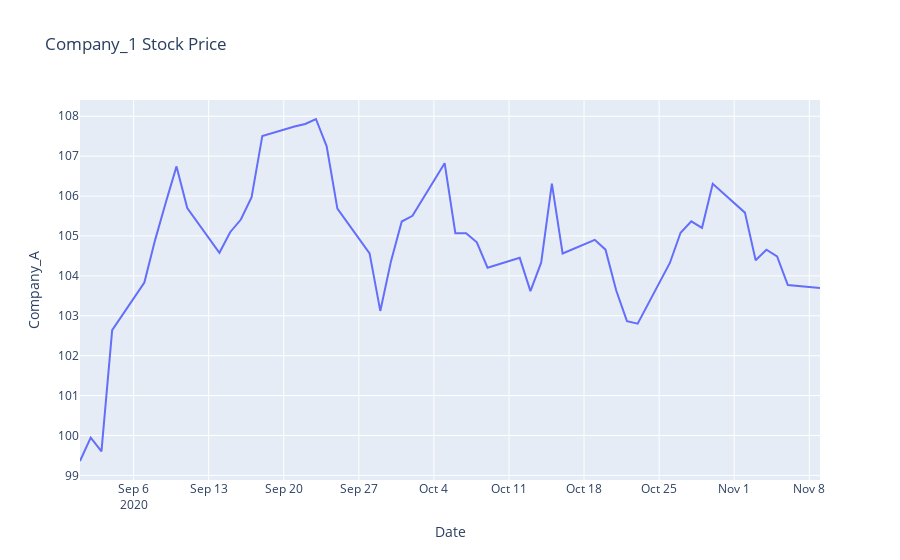
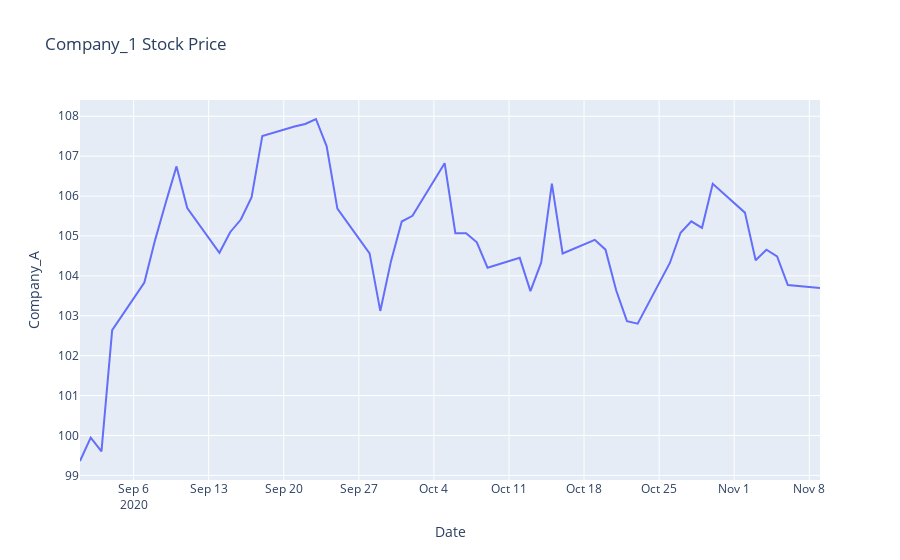

Notebook source saved alongside these figures, in order:
### Code cell
import numpy as np
import pandas as pd
import plotly.express as px
from plotly.offline import init_notebook_mode

import plotly.graph_objects as go


# # Initialize notebook mode (if using Jupyter Notebook)
init_notebook_mode(connected=True)


#1
returns = np.random.randn(50)
price = 100 + np.cumsum(returns)

dates = pd.date_range(start='2020-09-01', periods=50, freq='B')
df = pd.DataFrame(zip(dates, price),
                  columns=['Date','Company_A'])

fig = px.line(df, x='Date', y="Company_A", title='Company_1 Stock Price' )
fig.show()

#2


fig = go.Figure([go.Scatter(x=df['Date'], y=df['Company_A'])])
fig.update_layout(title='Company_1 Stock Price',
                  xaxis_title='Date',
                  yaxis_title='Company_A')
fig.show()

### Figure 1 — Plotly figure (JSON) as saved in the notebook; plotly's stock layout.template omitted (floating-point values rounded to 4 significant figures)
{"data": [{"hovertemplate": "Date=%{x}<br>Company_A=%{y}<extra></extra>", "legendgroup": "", "line": {"color": "#636efa", "dash": "solid"}, "marker": {"symbol": "circle"}, "mode": "lines", "name": "", "orientation": "v", "showlegend": false, "type": "scatter", "x": ["2020-09-01T00:00:00", "2020-09-02T00:00:00", "2020-09-03T00:00:00", "2020-09-04T00:00:00", "2020-09-07T00:00:00", "2020-09-08T00:00:00", "2020-09-09T00:00:00", "2020-09-10T00:00:00", "2020-09-11T00:00:00", "2020-09-14T00:00:00", "2020-09-15T00:00:00", "2020-09-16T00:00:00", "2020-09-17T00:00:00", "2020-09-18T00:00:00", "2020-09-21T00:00:00", "2020-09-22T00:00:00", "2020-09-23T00:00:00", "2020-09-24T00:00:00", "2020-09-25T00:00:00", "2020-09-28T00:00:00", "2020-09-29T00:00:00", "2020-09-30T00:00:00", "2020-10-01T00:00:00", "2020-10-02T00:00:00", "2020-10-05T00:00:00", "2020-10-06T00:00:00", "2020-10-07T00:00:00", "2020-10-08T00:00:00", "2020-10-09T00:00:00", "2020-10-12T00:00:00", "2020-10-13T00:00:00", "2020-10-14T00:00:00", "2020-10-15T00:00:00", "2020-10-16T00:00:00", "2020-10-19T00:00:00", "2020-10-20T00:00:00", "2020-10-21T00:00:00", "2020-10-22T00:00:00", "2020-10-23T00:00:00", "2020-10-26T00:00:00", "2020-10-27T00:00:00", "2020-10-28T00:00:00", "2020-10-29T00:00:00", "2020-10-30T00:00:00", "2020-11-02T00:00:00", "2020-11-03T00:00:00", "2020-11-04T00:00:00", "2020-11-05T00:00:00", "2020-11-06T00:00:00", "2020-11-09T00:00:00"], "xaxis": "x", "y": [99.36, 99.94, 99.6, 102.6, 103.8, 104.9, 105.8, 106.7, 105.7, 104.6, 105.1, 105.4, 106.0, 107.5, 107.7, 107.8, 107.9, 107.2, 105.7, 104.6, 103.1, 104.4, 105.4, 105.5, 106.8, 105.1, 105.1, 104.8, 104.2, 104.5, 103.6, 104.3, 106.3, 104.6, 104.9, 104.7, 103.6, 102.9, 102.8, 104.3, 105.1, 105.4, 105.2, 106.3, 105.6, 104.4, 104.7, 104.5, 103.8, 103.7], "yaxis": "y"}], "layout": {"autosize": true, "legend": {"tracegroupgap": 0}, "title": {"text": "Company_1 Stock Price"}, "xaxis": {"anchor": "y", "autorange": true, "domain": [0, 1], "range": ["2020-09-01", "2020-11-09"], "title": {"text": "Date"}, "type": "date"}, "yaxis": {"anchor": "x", "autorange": true, "domain": [0, 1], "range": [98.88, 108.4], "title": {"text": "Company_A"}, "type": "linear"}}}

### Figure 2 — Plotly figure (JSON) as saved in the notebook; plotly's stock layout.template omitted (floating-point values rounded to 4 significant figures)
{"data": [{"type": "scatter", "x": ["2020-09-01T00:00:00", "2020-09-02T00:00:00", "2020-09-03T00:00:00", "2020-09-04T00:00:00", "2020-09-07T00:00:00", "2020-09-08T00:00:00", "2020-09-09T00:00:00", "2020-09-10T00:00:00", "2020-09-11T00:00:00", "2020-09-14T00:00:00", "2020-09-15T00:00:00", "2020-09-16T00:00:00", "2020-09-17T00:00:00", "2020-09-18T00:00:00", "2020-09-21T00:00:00", "2020-09-22T00:00:00", "2020-09-23T00:00:00", "2020-09-24T00:00:00", "2020-09-25T00:00:00", "2020-09-28T00:00:00", "2020-09-29T00:00:00", "2020-09-30T00:00:00", "2020-10-01T00:00:00", "2020-10-02T00:00:00", "2020-10-05T00:00:00", "2020-10-06T00:00:00", "2020-10-07T00:00:00", "2020-10-08T00:00:00", "2020-10-09T00:00:00", "2020-10-12T00:00:00", "2020-10-13T00:00:00", "2020-10-14T00:00:00", "2020-10-15T00:00:00", "2020-10-16T00:00:00", "2020-10-19T00:00:00", "2020-10-20T00:00:00", "2020-10-21T00:00:00", "2020-10-22T00:00:00", "2020-10-23T00:00:00", "2020-10-26T00:00:00", "2020-10-27T00:00:00", "2020-10-28T00:00:00", "2020-10-29T00:00:00", "2020-10-30T00:00:00", "2020-11-02T00:00:00", "2020-11-03T00:00:00", "2020-11-04T00:00:00", "2020-11-05T00:00:00", "2020-11-06T00:00:00", "2020-11-09T00:00:00"], "y": [99.36, 99.94, 99.6, 102.6, 103.8, 104.9, 105.8, 106.7, 105.7, 104.6, 105.1, 105.4, 106.0, 107.5, 107.7, 107.8, 107.9, 107.2, 105.7, 104.6, 103.1, 104.4, 105.4, 105.5, 106.8, 105.1, 105.1, 104.8, 104.2, 104.5, 103.6, 104.3, 106.3, 104.6, 104.9, 104.7, 103.6, 102.9, 102.8, 104.3, 105.1, 105.4, 105.2, 106.3, 105.6, 104.4, 104.7, 104.5, 103.8, 103.7]}], "layout": {"autosize": true, "title": {"text": "Company_1 Stock Price"}, "xaxis": {"autorange": true, "range": ["2020-09-01", "2020-11-09"], "title": {"text": "Date"}, "type": "date"}, "yaxis": {"autorange": true, "range": [98.88, 108.4], "title": {"text": "Company_A"}, "type": "linear"}}}
